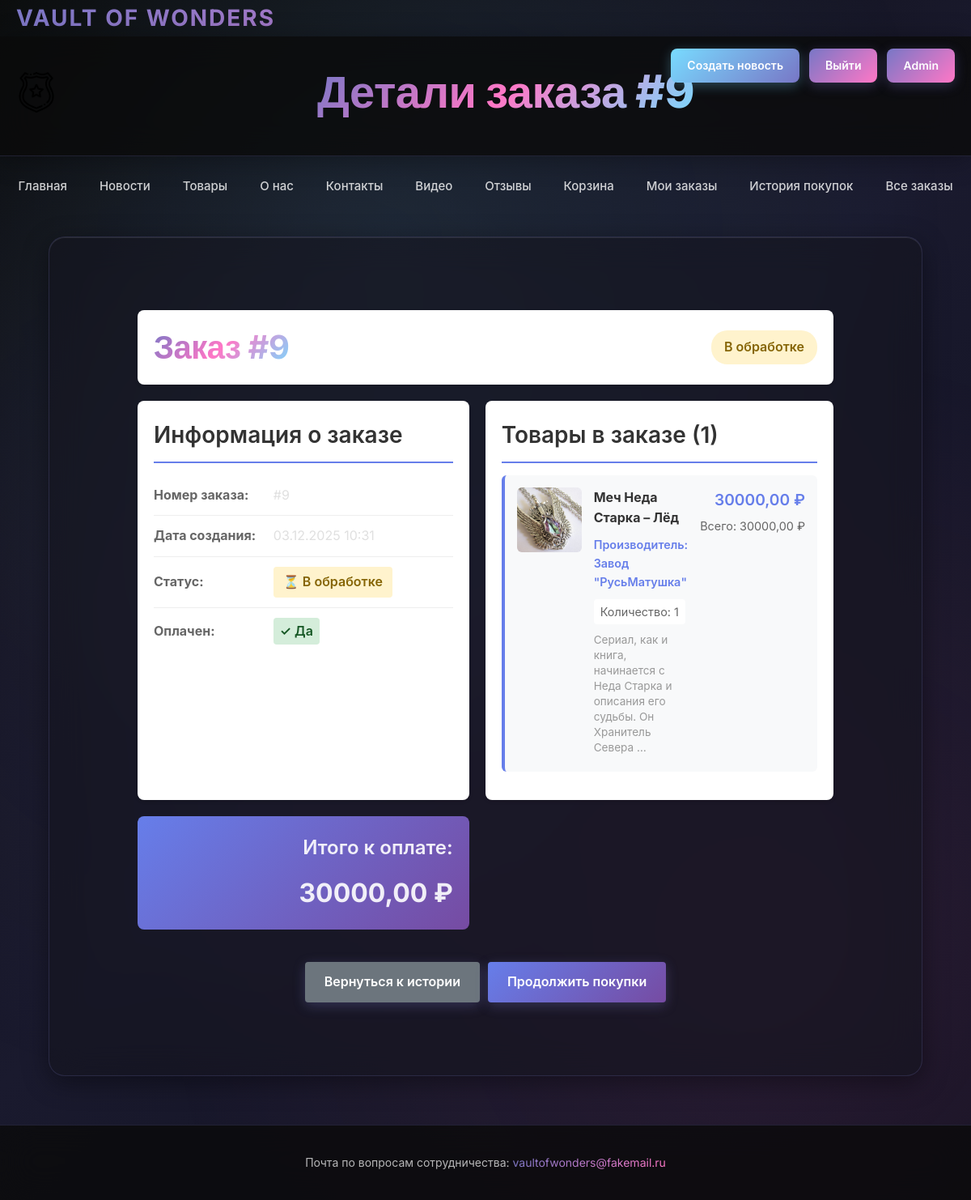
The app's page /orders/9/ (signed in), older data.
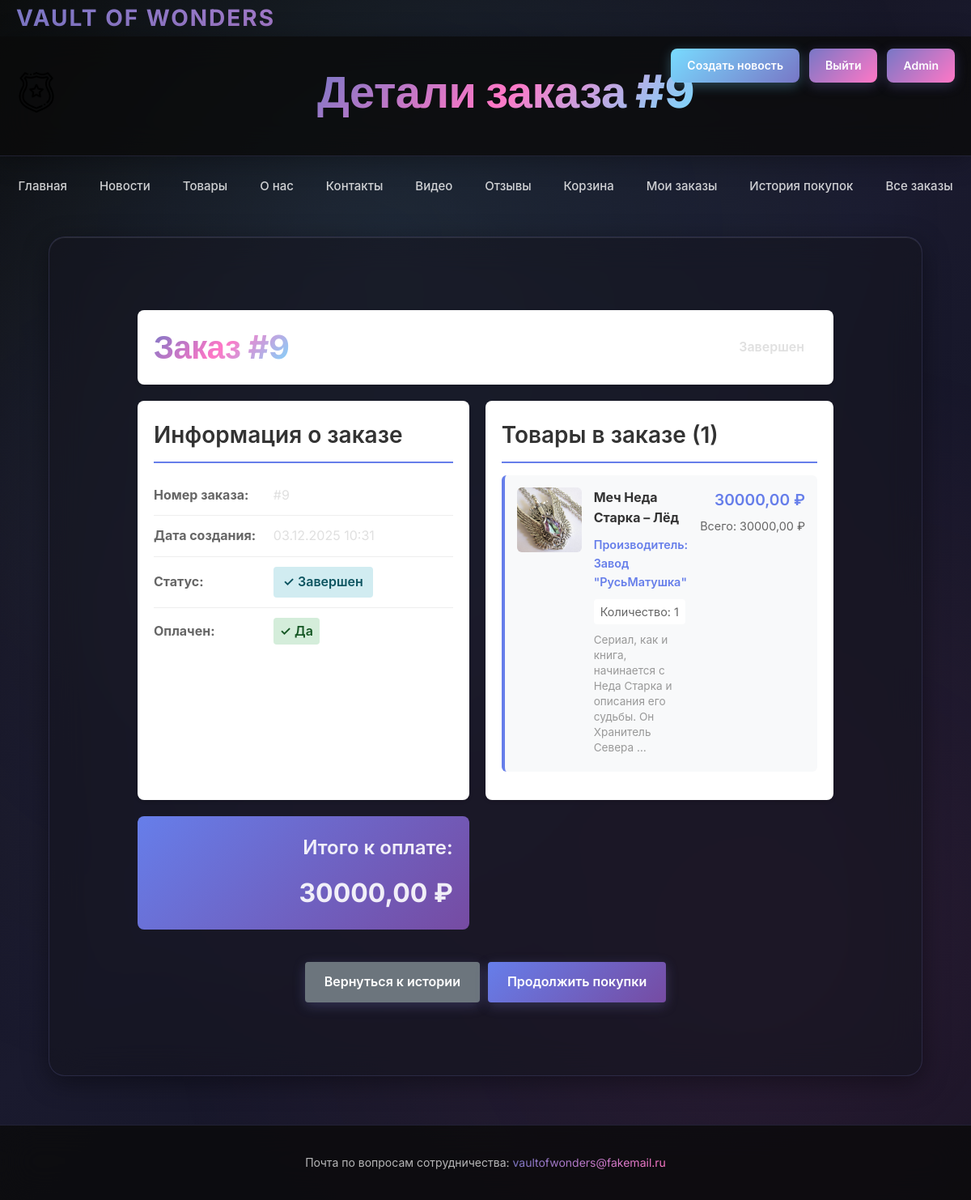
The same page, newer data.
### app/models.py (models this page shows, shortened)
class Order(models.Model):
    STATUS_CHOICES = [
        ('processing', 'В обработке'),
        ('confirmed', 'Подтвержден'),
        ('completed', 'Завершен'),
        ('cancelled', 'Отменен'),
    ]
    user = models.ForeignKey(User, on_delete=models.CASCADE, verbose_name="Пользователь")
    items = models.ManyToManyField(CartItem, verbose_name="Товары")
    total_price = models.DecimalField('Общая стоимость', max_digits=10, decimal_places=2)
    date_created = models.DateTimeField(default=timezone.now, verbose_name="Дата создания")
    is_paid = models.BooleanField('Оплачен', default=False)
    status = models.CharField('Статус заказа', max_length=20, choices=STATUS_CHOICES, default='processing')
    class Meta:
        verbose_name = "Заказ"
        verbose_name_plural = "Заказы"

### app/views.py (the view)
# urls.py: path('orders/<int:order_id>/', views.order_detail, name='order_detail'),
def order_detail(request, order_id):
    if not request.user.is_authenticated:
        return redirect('login')
    try:
        order = Order.objects.get(pk=order_id, user=request.user)
    except Order.DoesNotExist:
        return redirect('order_history')
    context = {
        'order': order,
        'user': request.user,
        'title': f'Заказ #{order.id}'
    }
    return render(request, 'order_detail.html', context)

### app/models.py (called while the page is built)
    def get_total_price(self):
        return self.product_price * self.quantity

### app/templates/order_detail.html (shortened to what this page needs)
{% extends 'base.html' %}
{% load static %}
{% block header %}Детали заказа #{{ order.id }}{% endblock %}
{% block content %}
<link href="{% static 'styles/order_detail.css' %}" rel="stylesheet">
<div class="order-detail-container">
    <div class="order-header">
        <h2>Заказ #{{ order.id }}</h2>
        <span class="status-badge status-{{ order.status }}">
            {{ order.get_status_display }}
        </span>
    </div>
    <div class="order-info">
        <div class="info-section">
            <h3>Информация о заказе</h3>
            <table class="info-table">
                <tr>
                    <td><strong>Номер заказа:</strong></td>
                    <td>#{{ order.id }}</td>
                </tr>
                <tr>
                    <td><strong>Дата создания:</strong></td>
                    <td>{{ order.date_created|date:"d.m.Y H:i" }}</td>
                </tr>
                <tr>
                    <td><strong>Статус:</strong></td>
                    <td>
                        {% if order.status == 'processing' %}
                            <span class="status-text status-processing">⏳ В обработке</span>
                        {% elif order.status == 'confirmed' %}
                            <span class="status-text status-confirmed">✓ Подтвержден</span>
                        {% elif order.status == 'completed' %}
                            <span class="status-text status-completed">✓ Завершен</span>
                        {% elif order.status == 'cancelled' %}
                            <span class="status-text status-cancelled">✗ Отменен</span>
                        {% endif %}
                    </td>
                </tr>
                <tr>
                    <td><strong>Оплачен:</strong></td>
                    <td>
                        {% if order.is_paid %}
                            <span class="paid-status paid">✓ Да</span>
                        {% else %}
                            <span class="paid-status unpaid">✗ Нет</span>
                        {% endif %}
                    </td>
                </tr>
            </table>
        </div>
        <div class="info-section">
            <h3>Товары в заказе ({{ order.order_items.count }})</h3>
            <div class="items-list">
                {% for item in order.order_items.all %}
                    <div class="order-item">
                        <div class="item-info">
                            {% if item.image %}
                                <img src="{{ item.image.url }}" alt="{{ item.product_name }}" class="item-image">
                            {% else %}
                                <div class="item-image-placeholder">Нет изображения</div>
                            {% endif %}
                            <div class="item-details">
                                <h4>{{ item.product_name }}</h4>
                                <p class="manufacturer">Производитель: {{ item.manufacturer|default:"Не указан" }}</p>
                                <p class="quantity">Количество: {{ item.quantity }}</p>
                                <p class="description">{{ item.description|truncatewords:15 }}</p>
                            </div>
                        </div>
                        <div class="item-price">
                            <p class="price">{{ item.product_price }} ₽</p>
                            <p class="total">Всего: {{ item.get_total_price }} ₽</p>
                        </div>
                    </div>
                {% empty %}
                    <p class="no-items">В заказе нет товаров</p>
                {% endfor %}
            </div>
        </div>
        <div class="order-total">
            <h3>Итого к оплате: <span class="total-amount">{{ order.total_price }} ₽</span></h3>
        </div>
    </div>
    <div class="order-actions">
        <a href="{% url 'order_history' %}" class="btn btn-secondary">Вернуться к истории</a>
        <a href="{% url 'products' %}" class="btn btn-primary">Продолжить покупки</a>
    </div>
</div>
{% endblock %}

Row changes from the older to the newer data that the page shows:
changed Order id 9: status "В обработке" → "Завершен"
Text that changed along with them:
text no longer shown: "⏳ В обработке"
text now shown: "✓ Завершен"
